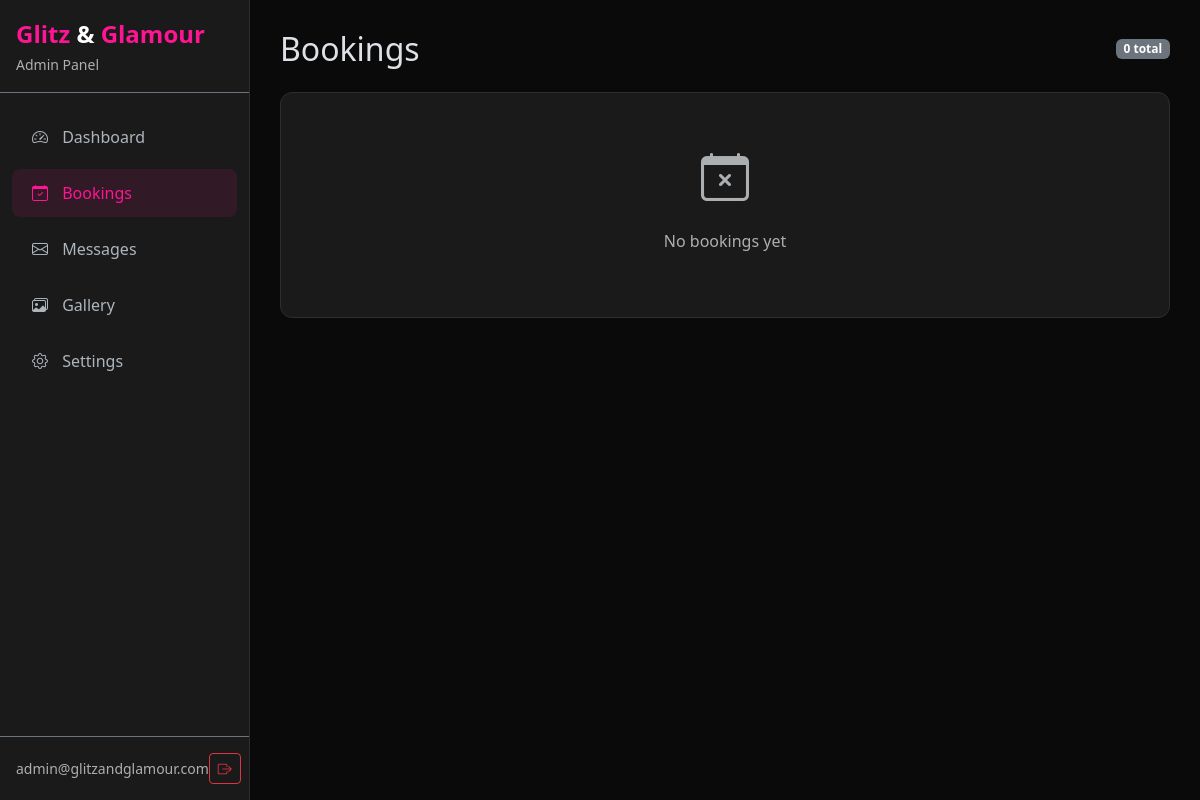
Before: /bookings (signed in) with the older database file.
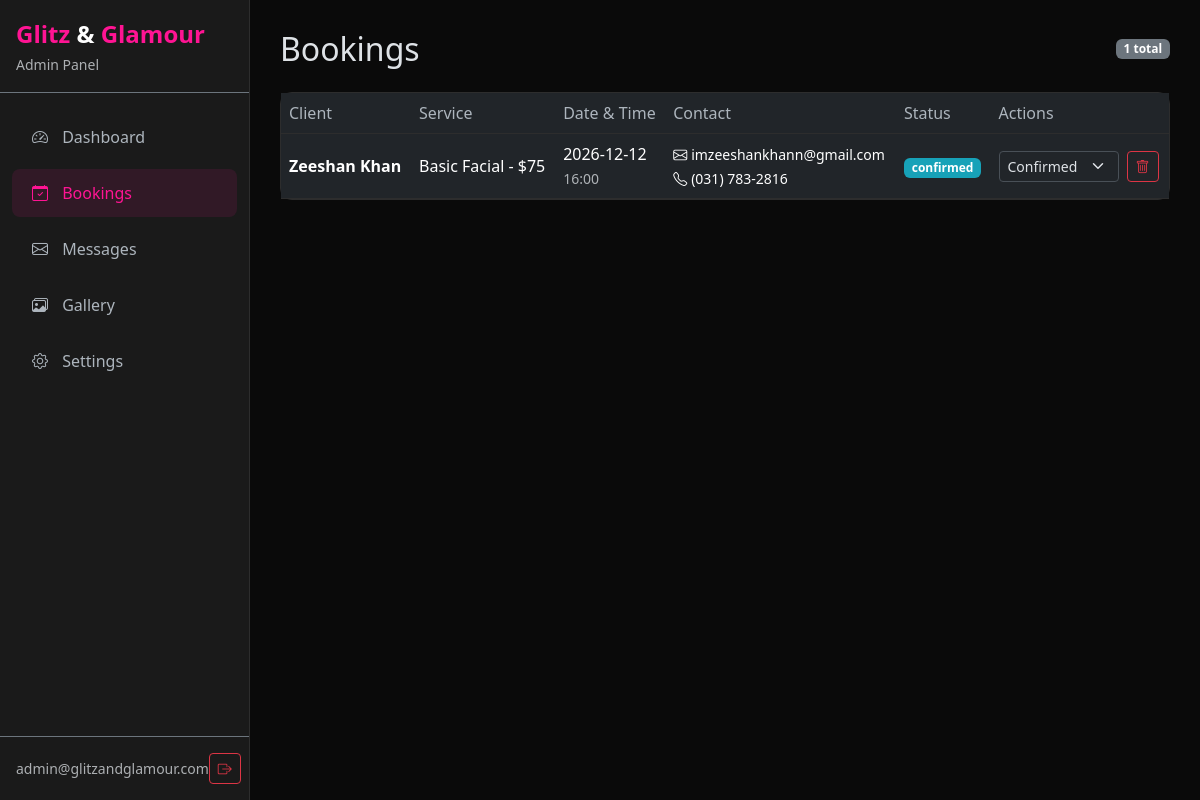
After: the same page with the newer database file.
### tables this page shows
CREATE TABLE admins (
            id INTEGER PRIMARY KEY AUTOINCREMENT,
            email TEXT UNIQUE NOT NULL,
            password_hash TEXT NOT NULL,
            created_at TIMESTAMP DEFAULT CURRENT_TIMESTAMP
        );

CREATE TABLE bookings (
            id INTEGER PRIMARY KEY AUTOINCREMENT,
            name TEXT NOT NULL,
            email TEXT NOT NULL,
            phone TEXT NOT NULL,
            service TEXT NOT NULL,
            date TEXT NOT NULL,
            time TEXT NOT NULL,
            notes TEXT,
            status TEXT DEFAULT 'pending',
            created_at TIMESTAMP DEFAULT CURRENT_TIMESTAMP
        );

### app.py (the view)
@app.route('/bookings')
@login_required
def bookings():
    all_bookings = Booking.get_all()
    return render_template('bookings.html', bookings=all_bookings)

### app.py (called while the page is built)
@app.after_request
def after_request(response):
    origin = request.headers.get('Origin')
    if origin:
        response.headers.add('Access-Control-Allow-Origin', origin)
        response.headers.add('Access-Control-Allow-Headers', 'Content-Type,Authorization')
        response.headers.add('Access-Control-Allow-Methods', 'GET,PUT,POST,DELETE,OPTIONS')
        response.headers.add('Access-Control-Allow-Credentials', 'true')
    return response

@login_manager.user_loader
def load_user(user_id):
    return Admin.get_by_id(int(user_id))

### models.py (called while the page is built)
def get_db():
    conn = sqlite3.connect(Config.DATABASE_PATH)
    conn.row_factory = sqlite3.Row
    return conn

    @staticmethod
    def get_by_id(user_id):
        conn = get_db()
        cursor = conn.cursor()
        cursor.execute('SELECT * FROM admins WHERE id = ?', (user_id,))
        row = cursor.fetchone()
        conn.close()
        if row:
            return Admin(row['id'], row['email'])
        return None

    @staticmethod
    def get_all():
        conn = get_db()
        cursor = conn.cursor()
        cursor.execute('SELECT * FROM bookings ORDER BY created_at DESC')
        rows = cursor.fetchall()
        conn.close()
        return rows

### templates/bookings.html (shortened to what this page needs)
{% extends "base.html" %}
{% block content %}
<div class="d-flex justify-content-between align-items-center mb-4">
    <h2 class="mb-0">Bookings</h2>
    <span class="badge bg-secondary">{{ bookings|length }} total</span>
</div>
<div class="card">
    <div class="card-body p-0">
        {% if bookings %}
        <div class="table-responsive">
            <table class="table table-hover mb-0">
                <thead>
                    <tr>
                        <th>Client</th>
                        <th>Service</th>
                        <th>Date & Time</th>
                        <th>Contact</th>
                        <th>Status</th>
                        <th>Actions</th>
                    </tr>
                </thead>
                <tbody>
                    {% for booking in bookings %}
                    <tr>
                        <td>
                            <strong>{{ booking.name }}</strong>
                        </td>
                        <td>{{ booking.service }}</td>
                        <td>
                            {{ booking.date }}<br>
                            <small class="text-muted">{{ booking.time }}</small>
                        </td>
                        <td>
                            <small>
                                <i class="bi bi-envelope me-1"></i>{{ booking.email }}<br>
                                <i class="bi bi-telephone me-1"></i>{{ booking.phone }}
                            </small>
                        </td>
                        <td>
                            <span class="badge badge-{{ booking.status }}">{{ booking.status }}</span>
                        </td>
                        <td>
                            <div class="btn-group btn-group-sm">
                                <form action="{{ url_for('update_booking_status', booking_id=booking.id) }}"
                                    method="POST" class="d-inline">
                                    <select name="status" onchange="this.form.submit()"
                                        class="form-select form-select-sm" style="width: 120px;">
                                        <option value="confirmed" {% if booking.status=='confirmed' %}selected{% endif
                                            %}>Confirmed</option>
                                    </select>
                                </form>
                                <form action="{{ url_for('delete_booking', booking_id=booking.id) }}" method="POST"
                                    class="d-inline ms-2" onsubmit="return confirm('Delete this booking?')">
                                    <button type="submit" class="btn btn-sm btn-outline-danger">
                                        <i class="bi bi-trash"></i>
                                    </button>
                                </form>
                            </div>
                        </td>
                    </tr>
                    {% endfor %}
                </tbody>
            </table>
        </div>
        {% else %}
        <div class="text-center py-5">
            <i class="bi bi-calendar-x text-muted" style="font-size: 3rem;"></i>
            <p class="text-muted mt-3">No bookings yet</p>
        </div>
        {% endif %}
    </div>
</div>
{% endblock %}

### templates/base.html (shortened to what this page needs)
<!DOCTYPE html>
<html lang="en" data-bs-theme="dark">
<head>
    <link href="https://cdn.jsdelivr.net/npm/bootstrap@5.3.2/dist/css/bootstrap.min.css" rel="stylesheet">
    <link href="https://cdn.jsdelivr.net/npm/bootstrap-icons@1.11.1/font/bootstrap-icons.css" rel="stylesheet">
</head>
<body>
    {% if current_user.is_authenticated %}
    <div class="d-flex">
        <nav class="sidebar d-none d-md-block">
            <div class="p-3 border-bottom border-secondary">
                <div class="logo-text">
                    <span class="pink">Glitz</span><span class="white"> & </span><span class="pink">Glamour</span>
                </div>
                <small class="text-muted">Admin Panel</small>
            </div>
            <ul class="nav flex-column mt-3">
                <li class="nav-item">
                    <a class="nav-link {% if request.endpoint == 'dashboard' %}active{% endif %}" href="{{ url_for('dashboard') }}">
                        <i class="bi bi-speedometer2"></i> Dashboard
                    </a>
                </li>
                <li class="nav-item">
                    <a class="nav-link {% if request.endpoint == 'bookings' %}active{% endif %}" href="{{ url_for('bookings') }}">
                        <i class="bi bi-calendar-check"></i> Bookings
                    </a>
                </li>
                <li class="nav-item">
                    <a class="nav-link {% if request.endpoint == 'contacts' %}active{% endif %}" href="{{ url_for('contacts') }}">
                        <i class="bi bi-envelope"></i> Messages
                    </a>
                </li>
                <li class="nav-item">
                    <a class="nav-link {% if request.endpoint == 'gallery' %}active{% endif %}" href="{{ url_for('gallery') }}">
                        <i class="bi bi-images"></i> Gallery
                    </a>
                </li>
                <li class="nav-item">
                    <a class="nav-link {% if request.endpoint == 'settings' %}active{% endif %}" href="{{ url_for('settings') }}">
                        <i class="bi bi-gear"></i> Settings
                    </a>
                </li>
            </ul>
            <div class="position-absolute bottom-0 w-100 p-3 border-top border-secondary">
                <div class="d-flex align-items-center justify-content-between">
                    <small class="text-muted">{{ current_user.email }}</small>
                    <a href="{{ url_for('logout') }}" class="btn btn-sm btn-outline-danger">
                        <i class="bi bi-box-arrow-right"></i>
                    </a>
                </div>
            </div>
        </nav>
        <main class="main-content flex-grow-1">
            {% block content %}{% endblock %}
        </main>
    </div>
    {% else %}
        {% block auth_content %}{% endblock %}
    {% endif %}
</body>
</html>

### templates/base.html (style rules this page uses)
:root { --pink: #FF1493; --pink-dark: #C71185; --bg-dark: #0A0A0A; --bg-card: #1A1A1A; }
body { background-color: var(--bg-dark); min-height: 100vh; }
.sidebar { background-color: var(--bg-card); border-right: 1px solid #2d2d2d; min-height: 100vh; position: fixed; width: 250px; }
.sidebar .nav-link { color: #adb5bd; padding: 12px 20px; border-radius: 8px; margin: 4px 12px; }
.sidebar .nav-link:hover, .sidebar .nav-link.active { background-color: rgba(255, 20, 147, 0.1); color: var(--pink); }
.sidebar .nav-link i { margin-right: 10px; width: 20px; }
.main-content { margin-left: 250px; padding: 30px; }
.card { background-color: var(--bg-card); border: 1px solid #2d2d2d; border-radius: 12px; }
.badge-confirmed { background-color: #17a2b8; }
.logo-text { font-size: 1.5rem; font-weight: bold; }
.logo-text .pink { color: var(--pink); }
.logo-text .white { color: white; }
.table { color: #dee2e6; }
.table thead th { border-bottom: 1px solid #2d2d2d; color: #adb5bd; font-weight: 500; }
.table tbody td { border-bottom: 1px solid #2d2d2d; vertical-align: middle; }

Changed rows visible on the page:
added bookings: name "Zeeshan Khan", service "Basic Facial - $75", date "2026-12-12", time "16:00", email "imzeeshankhann@gmail.com", phone "(031) 783-2816", status "confirmed", status "Confirmed"
Other visible differences:
{{ bookings|length }}: "0" → "1"
text no longer shown: "No bookings yet"
text now shown: "Client Service Date & Time Contact Status Actions"
